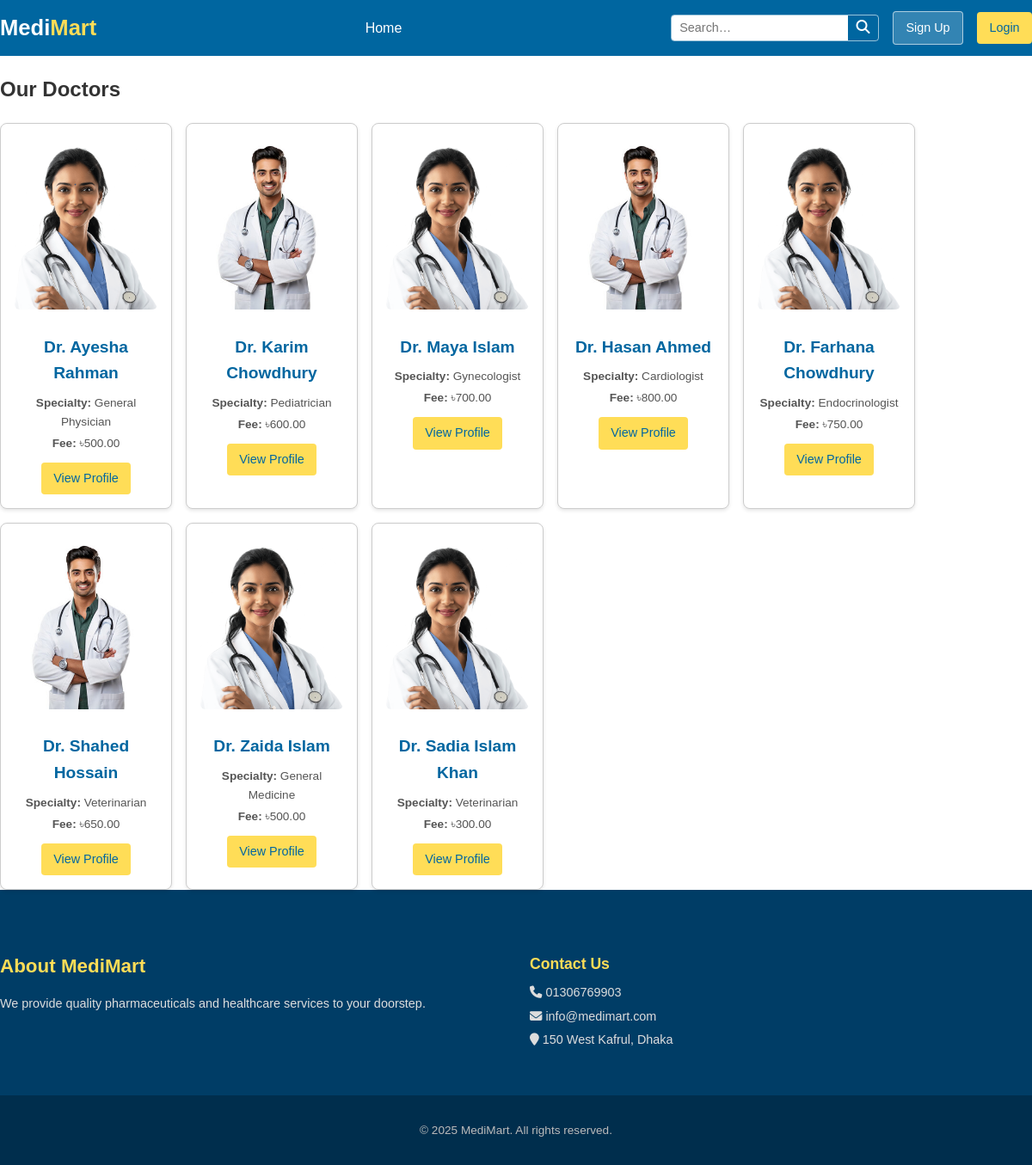
The app's page /doctors/ with its own data.
### main/models.py (models this page shows, shortened)
class Doctor(models.Model):
    DOCTOR_TYPES = [
        ('human', 'Human Doctor'),
        ('vet', 'Veterinarian'),
    ]
    user = models.OneToOneField(
        User,
        on_delete=models.CASCADE,
        related_name='doctor_profile',
        null=True,
        blank=True
    )
    name = models.CharField(max_length=100)
    specialty = models.CharField(max_length=100)
    doctor_type = models.CharField(
        max_length=10,
        choices=DOCTOR_TYPES,
        default='human'
    )
    languages = models.CharField(max_length=100)
    location = models.CharField(max_length=100)
    fee = models.DecimalField(
        max_digits=7,
        decimal_places=2,
        default=Decimal('0.00')
    )
    bkash_number = models.CharField(
        max_length=20,
        blank=True,
        null=True
    )
    bio = models.TextField(blank=True, null=True)   # ✅ fixed: allow empty bios
    image = models.ImageField(
        upload_to='doctor_images/',
        blank=True,
        null=True
    )

### main/views.py (the view)
# urls.py: path('doctors/', views.doctor_list, name='doctors_list'),
def doctor_list(request):
    doctors = Doctor.objects.all()
    return render(request, "main/doctors_list.html", {"doctors": doctors})

### main/context_processors.py (called while the page is built, shortened)
def cart_count(request):
    if request.user.is_authenticated:
        cart = Cart.objects.filter(user=request.user).first()
        count = cart.items.count() if cart and hasattr(cart, 'items') else 0
    else:
        cart_session = request.session.get('cart', {})
        count = sum(cart_session.values()) if isinstance(cart_session, dict) else 0
    return {'cart_count': count}

def user_group_flags(request):
    user = getattr(request, 'user', None)
    is_doctor = False
    is_patient = False
    is_staff = False
    return {
        'is_doctor': is_doctor,
        'is_patient': is_patient,
        'is_staff': is_staff,
    }

### main/templates/main/doctors_list.html (shortened to what this page needs)
{% extends "main/base.html" %}
{% block content %}
{% load static %}
<section class="doctor-list container">
    <h2 class="section-title">Our Doctors</h2>
    {% if doctors %}
        <div class="doctor-grid" style="display:flex; flex-wrap:wrap; gap:1rem;">
            {% for doctor in doctors %}
                <div class="doctor-card" style="width:200px; border:1px solid #ccc; border-radius:8px; padding:1rem; text-align:center;">
                    {% if doctor.image %}
                        <img src="{{ doctor.image.url }}" alt="{{ doctor.name }}" style="width:100%; height:200px; object-fit:cover; border-radius:6px;">
                    {% else %}
                        <img src="{% static 'main/images/doctor_profile.png' %}" alt="{{ doctor.name }}" style="width:100%; height:200px; object-fit:cover; border-radius:6px;">
                    {% endif %}
                    <h3 style="margin:0.5rem 0;">{{ doctor.name }}</h3>
                    <p><strong>Specialty:</strong> {{ doctor.specialty|default:"Not specified" }}</p>
                    <p><strong>Fee:</strong> ৳{{ doctor.fee|default:"N/A" }}</p>
                    <a href="{% url 'doctor_profile' doctor.id %}" class="btn primary-btn" style="margin-top:0.5rem; display:inline-block;">View Profile</a>
                </div>
            {% endfor %}
        </div>
    {% else %}
        <p>No doctors available at the moment.</p>
    {% endif %}
</section>
{% endblock %}

### main/static/main/css/style.css (style rules this page uses)
*, *::before, *::after { box-sizing: border-box; }
body { margin: 0; font-family: Arial, sans-serif; line-height: 1.6; color: #333; background-color: #ffffff; }
a { text-decoration: none; color: inherit; }
.container { max-width: 1200px; margin: 0 auto; padding: 0 0; }
.btn { display: inline-block; padding: 0.45rem 0.9rem; border-radius: 4px; font-weight: 500; transition: background-color 0.3s ease; font-size: 0.9rem; }
.primary-btn { background-color: #ffdd57; color: #0066a0; }
.doctor-grid { display: grid; grid-template-columns: repeat(auto-fit, minmax(260px,1fr)); gap: 1.5rem; max-width: 1200px; margin: 0 auto; }
.doctor-card { background: #ffffff; border-radius: 8px; box-shadow: 0 2px 4px rgba(0,0,0,0.1); padding: 1.2rem; text-align: center; transition: transform 0.2s ease, box-shadow 0.2s ease; }
.doctor-card img { width: 80px; height: 80px; border-radius: 50%; object-fit: cover; margin-bottom: 0.8rem; }
.doctor-card h3 { margin: 0.4rem 0; font-size: 1.2rem; color: #0066a0; }
.doctor-card p { font-size: 0.85rem; color: #555; margin: 0.2rem 0; }
.doctor-card .btn { margin-top: 0.6rem; }

### records on screen
Doctor: image (picture), name "Dr. Ayesha Rahman", specialty "General Physician", fee "500.00"
Doctor: image (picture), name "Dr. Karim Chowdhury", specialty "Pediatrician", fee "600.00"
Doctor: image (picture), name "Dr. Maya Islam", specialty "Gynecologist", fee "700.00"
Doctor: image (picture), name "Dr. Hasan Ahmed", specialty "Cardiologist", fee "800.00"
Doctor: image (picture), name "Dr. Farhana Chowdhury", specialty "Endocrinologist", fee "750.00"
Doctor: image (picture), name "Dr. Shahed Hossain", specialty "Veterinarian", fee "650.00"
Doctor: image (picture), name "Dr. Zaida Islam", specialty "General Medicine", fee "500.00"
Doctor: image (picture), name "Dr. Sadia Islam Khan", specialty "Veterinarian", fee "300.00"
